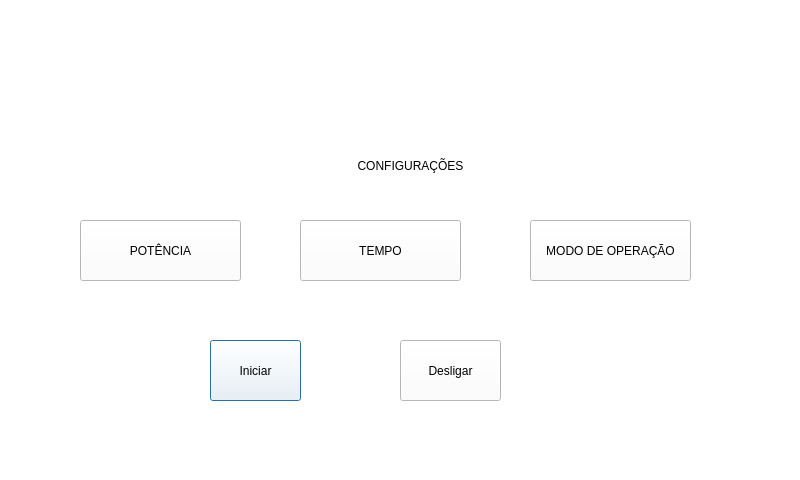
<?xml version="1.0" encoding="UTF-8"?>
<ui version="4.0">
 <class>SecDialog</class>
 <widget class="QDialog" name="SecDialog">
  <property name="geometry">
   <rect>
    <x>0</x>
    <y>0</y>
    <width>800</width>
    <height>480</height>
   </rect>
  </property>
  <property name="windowTitle">
   <string>Dialog</string>
  </property>
  <property name="styleSheet">
   <string notr="true">background-color: rgb(255, 255, 255);</string>
  </property>
  <widget class="QLabel" name="label">
   <property name="geometry">
    <rect>
     <x>10</x>
     <y>10</y>
     <width>721</width>
     <height>111</height>
    </rect>
   </property>
   <property name="text">
    <string/>
   </property>
  </widget>
  <widget class="QLabel" name="label_2">
   <property name="geometry">
    <rect>
     <x>260</x>
     <y>130</y>
     <width>301</width>
     <height>71</height>
    </rect>
   </property>
   <property name="styleSheet">
    <string notr="true">font: 22pt &quot;Times New Roman&quot;;</string>
   </property>
   <property name="text">
    <string>CONFIGURAÇÕES</string>
   </property>
   <property name="alignment">
    <set>Qt::AlignCenter</set>
   </property>
  </widget>
  <widget class="QPushButton" name="pushButton_4">
   <property name="geometry">
    <rect>
     <x>210</x>
     <y>340</y>
     <width>91</width>
     <height>61</height>
    </rect>
   </property>
   <property name="styleSheet">
    <string notr="true">border-color: rgb(0, 0, 0);</string>
   </property>
   <property name="text">
    <string>Iniciar</string>
   </property>
  </widget>
  <widget class="QPushButton" name="pushButton_5">
   <property name="geometry">
    <rect>
     <x>400</x>
     <y>340</y>
     <width>101</width>
     <height>61</height>
    </rect>
   </property>
   <property name="styleSheet">
    <string notr="true">border-color: rgb(0, 0, 0);</string>
   </property>
   <property name="text">
    <string>Desligar</string>
   </property>
  </widget>
  <widget class="QPushButton" name="pushButton_6">
   <property name="geometry">
    <rect>
     <x>530</x>
     <y>220</y>
     <width>161</width>
     <height>61</height>
    </rect>
   </property>
   <property name="text">
    <string>MODO DE OPERAÇÃO</string>
   </property>
  </widget>
  <widget class="QPushButton" name="pushButton_7">
   <property name="geometry">
    <rect>
     <x>80</x>
     <y>220</y>
     <width>161</width>
     <height>61</height>
    </rect>
   </property>
   <property name="text">
    <string>POTÊNCIA</string>
   </property>
  </widget>
  <widget class="QPushButton" name="pushButton_8">
   <property name="geometry">
    <rect>
     <x>300</x>
     <y>220</y>
     <width>161</width>
     <height>61</height>
    </rect>
   </property>
   <property name="text">
    <string>TEMPO</string>
   </property>
  </widget>
 </widget>
 <resources/>
 <connections>
  <connection>
   <sender>pushButton_5</sender>
   <signal>clicked()</signal>
   <receiver>SecDialog</receiver>
   <slot>close()</slot>
   <hints>
    <hint type="sourcelabel">
     <x>590</x>
     <y>400</y>
    </hint>
    <hint type="destinationlabel">
     <x>543</x>
     <y>358</y>
    </hint>
   </hints>
  </connection>
 </connections>
</ui>
